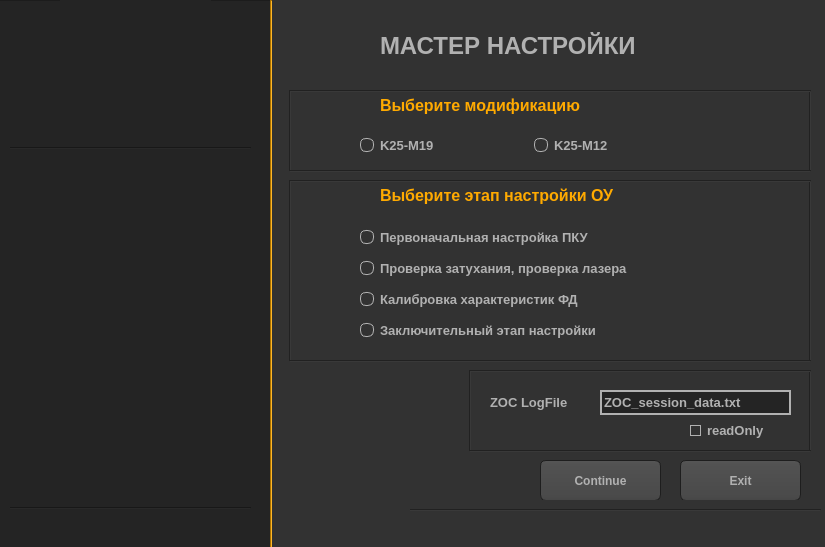
<?xml version="1.0" encoding="UTF-8"?>
<ui version="4.0">
 <class>MainWindow</class>
 <widget class="QMainWindow" name="MainWindow">
  <property name="enabled">
   <bool>true</bool>
  </property>
  <property name="geometry">
   <rect>
    <x>0</x>
    <y>0</y>
    <width>825</width>
    <height>547</height>
   </rect>
  </property>
  <property name="sizePolicy">
   <sizepolicy hsizetype="Preferred" vsizetype="Preferred">
    <horstretch>0</horstretch>
    <verstretch>0</verstretch>
   </sizepolicy>
  </property>
  <property name="minimumSize">
   <size>
    <width>825</width>
    <height>547</height>
   </size>
  </property>
  <property name="maximumSize">
   <size>
    <width>825</width>
    <height>547</height>
   </size>
  </property>
  <property name="font">
   <font>
    <family>Arial</family>
    <pointsize>10</pointsize>
    <weight>75</weight>
    <bold>true</bold>
   </font>
  </property>
  <property name="windowTitle">
   <string>EDFA AutoSetting</string>
  </property>
  <property name="styleSheet">
   <string notr="true"/>
  </property>
  <widget class="QWidget" name="centralwidget">
   <property name="styleSheet">
    <string notr="true">QWidget
{
    color: #b1b1b1;
    background-color: #323232;
}
QWidget:item:hover
{
    background-color: QLinearGradient( x1: 0, y1: 0, x2: 0, y2: 1, stop: 0 #ffa02f, stop: 1 #ca0619);
    color: #000000;
}

QWidget:item:selected
{
    background-color: QLinearGradient( x1: 0, y1: 0, x2: 0, y2: 1, stop: 0 #ffa02f, stop: 1 #d7801a);
}
QWidget:disabled
{
    color: #808080;
    background-color: #323232;
}
QScrollBar:vertical
{
      background: QLinearGradient( x1: 0, y1: 0, x2: 1, y2: 0, stop: 0.0 #121212, stop: 0.2 #282828, stop: 1 #484848);
      width: 14px;
      margin: 16px 0 16px 0;
      border: 1px solid #222222;
}

QScrollBar::handle:vertical
{
      background: QLinearGradient( x1: 0, y1: 0, x2: 0, y2: 1, stop: 0 #ffa02f, stop: 0.5 #d7801a, stop: 1 #ffa02f);
      min-height: 20px;
      border-radius: 2px;
}

QScrollBar::add-line:vertical
{
      border: 1px solid #1b1b19;
      border-radius: 2px;
      background: QLinearGradient( x1: 0, y1: 0, x2: 0, y2: 1, stop: 0 #ffa02f, stop: 1 #d7801a);
      height: 14px;
      subcontrol-position: bottom;
      subcontrol-origin: margin;
}

QScrollBar::sub-line:vertical
{
      border: 1px solid #1b1b19;
      border-radius: 2px;
      background: QLinearGradient( x1: 0, y1: 0, x2: 0, y2: 1, stop: 0 #d7801a, stop: 1 #ffa02f);
      height: 14px;
      subcontrol-position: top;
      subcontrol-origin: margin;
}

QScrollBar::up-arrow:vertical, QScrollBar::down-arrow:vertical
{
      border: 1px solid black;
      width: 1px;
      height: 1px;
      background: white;
}


QScrollBar::add-page:vertical, QScrollBar::sub-page:vertical
{
      background: none;
}
QLineEdit
{border: 2px solid #b1b1b1;

    background-color: #242424;
}
QLineEdit:focus
{
    border: 2px solid #ffaa00;
}

</string>
   </property>
   <widget class="QWidget" name="verticalLayoutWidget">
    <property name="geometry">
     <rect>
      <x>360</x>
      <y>220</y>
      <width>361</width>
      <height>131</height>
     </rect>
    </property>
    <layout class="QVBoxLayout" name="verticalLayout">
     <item>
      <widget class="QRadioButton" name="radioButton_2">
       <property name="font">
        <font>
         <family>Arial</family>
         <pointsize>10</pointsize>
         <weight>75</weight>
         <bold>true</bold>
        </font>
       </property>
       <property name="cursor">
        <cursorShape>PointingHandCursor</cursorShape>
       </property>
       <property name="styleSheet">
        <string notr="true">QRadioButton::indicator:checked, QRadioButton::indicator:unchecked{
    color: #b1b1b1;
    background-color: #323232;
    border: 1px solid #b1b1b1;
    border-radius: 6px;
}

QRadioButton::indicator:checked
{
    background-color: qradialgradient(
        cx: 0.5, cy: 0.5,
        fx: 0.5, fy: 0.5,
        radius: 1.0,
        stop: 0.25 #ffaa00,
        stop: 0.3 #323232
    );
}
QRadioButton::indicator
{
    border-radius: 6px;
}

QRadioButton::indicator:hover, QCheckBox::indicator:hover
{
    border: 1px solid #ffaa00;
}</string>
       </property>
       <property name="text">
        <string>Первоначальная настройка ПКУ</string>
       </property>
      </widget>
     </item>
     <item>
      <widget class="QRadioButton" name="radioButton_4">
       <property name="font">
        <font>
         <family>Arial</family>
         <pointsize>10</pointsize>
         <weight>75</weight>
         <bold>true</bold>
        </font>
       </property>
       <property name="cursor">
        <cursorShape>PointingHandCursor</cursorShape>
       </property>
       <property name="styleSheet">
        <string notr="true">QRadioButton::indicator:checked, QRadioButton::indicator:unchecked{
    color: #b1b1b1;
    background-color: #323232;
    border: 1px solid #b1b1b1;
    border-radius: 6px;
}

QRadioButton::indicator:checked
{
    background-color: qradialgradient(
        cx: 0.5, cy: 0.5,
        fx: 0.5, fy: 0.5,
        radius: 1.0,
        stop: 0.25 #ffaa00,
        stop: 0.3 #323232
    );
}
QRadioButton::indicator
{
    border-radius: 6px;
}

QRadioButton::indicator:hover, QCheckBox::indicator:hover
{
    border: 1px solid #ffaa00;
}</string>
       </property>
       <property name="text">
        <string>Проверка затухания, проверка лазера</string>
       </property>
      </widget>
     </item>
     <item>
      <widget class="QRadioButton" name="radioButton_3">
       <property name="font">
        <font>
         <family>Arial</family>
         <pointsize>10</pointsize>
         <weight>75</weight>
         <bold>true</bold>
        </font>
       </property>
       <property name="cursor">
        <cursorShape>PointingHandCursor</cursorShape>
       </property>
       <property name="styleSheet">
        <string notr="true">QRadioButton::indicator:checked, QRadioButton::indicator:unchecked{
    color: #b1b1b1;
    background-color: #323232;
    border: 1px solid #b1b1b1;
    border-radius: 6px;
}

QRadioButton::indicator:checked
{
    background-color: qradialgradient(
        cx: 0.5, cy: 0.5,
        fx: 0.5, fy: 0.5,
        radius: 1.0,
        stop: 0.25 #ffaa00,
        stop: 0.3 #323232
    );
}
QRadioButton::indicator
{
    border-radius: 6px;
}

QRadioButton::indicator:hover, QCheckBox::indicator:hover
{
    border: 1px solid #ffaa00;
}</string>
       </property>
       <property name="text">
        <string>Калибровка характеристик ФД</string>
       </property>
      </widget>
     </item>
     <item>
      <widget class="QRadioButton" name="radioButton">
       <property name="font">
        <font>
         <family>Arial</family>
         <pointsize>10</pointsize>
         <weight>75</weight>
         <bold>true</bold>
        </font>
       </property>
       <property name="cursor">
        <cursorShape>PointingHandCursor</cursorShape>
       </property>
       <property name="styleSheet">
        <string notr="true">QRadioButton::indicator:checked, QRadioButton::indicator:unchecked{
    color: #b1b1b1;
    background-color: #323232;
    border: 1px solid #b1b1b1;
    border-radius: 6px;
}

QRadioButton::indicator:checked
{
    background-color: qradialgradient(
        cx: 0.5, cy: 0.5,
        fx: 0.5, fy: 0.5,
        radius: 1.0,
        stop: 0.25 #ffaa00,
        stop: 0.3 #323232
    );
}
QRadioButton::indicator
{
    border-radius: 6px;
}

QRadioButton::indicator:hover, QCheckBox::indicator:hover
{
    border: 1px solid #ffaa00;
}</string>
       </property>
       <property name="text">
        <string>Заключительный этап настройки</string>
       </property>
      </widget>
     </item>
    </layout>
   </widget>
   <widget class="QLabel" name="label">
    <property name="geometry">
     <rect>
      <x>380</x>
      <y>90</y>
      <width>291</width>
      <height>31</height>
     </rect>
    </property>
    <property name="font">
     <font>
      <family>Arial</family>
      <pointsize>12</pointsize>
      <weight>75</weight>
      <bold>true</bold>
     </font>
    </property>
    <property name="styleSheet">
     <string notr="true">QLabel {
color:  #ffaa00
}</string>
    </property>
    <property name="text">
     <string>Выберите модификацию</string>
    </property>
   </widget>
   <widget class="QLabel" name="label_2">
    <property name="geometry">
     <rect>
      <x>380</x>
      <y>180</y>
      <width>321</width>
      <height>31</height>
     </rect>
    </property>
    <property name="font">
     <font>
      <family>Arial</family>
      <pointsize>12</pointsize>
      <weight>75</weight>
      <bold>true</bold>
     </font>
    </property>
    <property name="styleSheet">
     <string notr="true">QLabel {
color:  #ffaa00
}</string>
    </property>
    <property name="text">
     <string>Выберите этап настройки ОУ</string>
    </property>
   </widget>
   <widget class="QPushButton" name="pushButton">
    <property name="enabled">
     <bool>true</bool>
    </property>
    <property name="geometry">
     <rect>
      <x>540</x>
      <y>460</y>
      <width>121</width>
      <height>41</height>
     </rect>
    </property>
    <property name="font">
     <font>
      <family>Arial</family>
      <pointsize>-1</pointsize>
      <weight>75</weight>
      <bold>true</bold>
     </font>
    </property>
    <property name="cursor">
     <cursorShape>PointingHandCursor</cursorShape>
    </property>
    <property name="styleSheet">
     <string notr="true">QPushButton
{
    color: #b1b1b1;
    background-color: QLinearGradient( x1: 0, y1: 0, x2: 0, y2: 1, stop: 0 #565656, stop: 0.1 #525252, stop: 0.5 #4e4e4e, stop: 0.9 #4a4a4a, stop: 1 #464646);
    border-width: 1px;
    border-color: #1e1e1e;
    border-style: solid;
    border-radius: 6;
    padding: 3px;
    font-size: 12px;
    padding-left: 5px;
    padding-right: 5px;
    min-width: 40px;
}

QPushButton:pressed
{
    background-color: QLinearGradient( x1: 0, y1: 0, x2: 0, y2: 1, stop: 0 #2d2d20, stop: 0.1 #2b2b2b, stop: 0.5 #292929, stop: 0.9 #282828, stop: 1 #252525);
}
QPushButton:hover
{
    background-color: QLinearGradient( x1: 0, y1: 0, x2: 0, y2: 1, stop: 0 #2d2d20, stop: 0.1 #2b2b2b, stop: 0.3 #292929, stop: 0.6 #282828, stop: 1 #252525);
}</string>
    </property>
    <property name="text">
     <string>Continue</string>
    </property>
    <property name="checkable">
     <bool>false</bool>
    </property>
   </widget>
   <widget class="QPushButton" name="pushButton_2">
    <property name="geometry">
     <rect>
      <x>680</x>
      <y>460</y>
      <width>121</width>
      <height>41</height>
     </rect>
    </property>
    <property name="font">
     <font>
      <family>Arial</family>
      <pointsize>-1</pointsize>
      <weight>75</weight>
      <bold>true</bold>
     </font>
    </property>
    <property name="cursor">
     <cursorShape>PointingHandCursor</cursorShape>
    </property>
    <property name="styleSheet">
     <string notr="true">QPushButton
{
    color: #b1b1b1;
    background-color: QLinearGradient( x1: 0, y1: 0, x2: 0, y2: 1, stop: 0 #565656, stop: 0.1 #525252, stop: 0.5 #4e4e4e, stop: 0.9 #4a4a4a, stop: 1 #464646);
    border-width: 1px;
    border-color: #1e1e1e;
    border-style: solid;
    border-radius: 6;
    padding: 3px;
    font-size: 12px;
    padding-left: 5px;
    padding-right: 5px;
    min-width: 40px;
}

QPushButton:pressed
{
    background-color: QLinearGradient( x1: 0, y1: 0, x2: 0, y2: 1, stop: 0 #2d2d2d, stop: 0.1 #2b2b2b, stop: 0.5 #292929, stop: 0.9 #282828, stop: 1 #252525);
}
QPushButton:hover
{
    background-color: QLinearGradient( x1: 0, y1: 0, x2: 0, y2: 1, stop: 0 #2d2d20, stop: 0.1 #2b2b2b, stop: 0.3 #292929, stop: 0.6 #282828, stop: 1 #252525);
}</string>
    </property>
    <property name="text">
     <string>Exit</string>
    </property>
   </widget>
   <widget class="QWidget" name="horizontalLayoutWidget">
    <property name="geometry">
     <rect>
      <x>360</x>
      <y>130</y>
      <width>341</width>
      <height>31</height>
     </rect>
    </property>
    <layout class="QHBoxLayout" name="horizontalLayout">
     <item>
      <widget class="QRadioButton" name="radioButton_6">
       <property name="font">
        <font>
         <family>Arial</family>
         <pointsize>10</pointsize>
         <weight>75</weight>
         <bold>true</bold>
        </font>
       </property>
       <property name="cursor">
        <cursorShape>PointingHandCursor</cursorShape>
       </property>
       <property name="styleSheet">
        <string notr="true">QRadioButton::indicator:checked, QRadioButton::indicator:unchecked{
    color: #b1b1b1;
    background-color: #323232;
    border: 1px solid #b1b1b1;
    border-radius: 6px;
}

QRadioButton::indicator:checked
{
    background-color: qradialgradient(
        cx: 0.5, cy: 0.5,
        fx: 0.5, fy: 0.5,
        radius: 1.0,
        stop: 0.25 #ffaa00,
        stop: 0.3 #323232
    );
}
QRadioButton::indicator
{
    border-radius: 6px;
}

QRadioButton::indicator:hover, QCheckBox::indicator:hover
{
    border: 1px solid #ffaa00;
}</string>
       </property>
       <property name="text">
        <string>K25-M19</string>
       </property>
      </widget>
     </item>
     <item>
      <widget class="QRadioButton" name="radioButton_5">
       <property name="font">
        <font>
         <family>Arial</family>
         <pointsize>10</pointsize>
         <weight>75</weight>
         <bold>true</bold>
        </font>
       </property>
       <property name="cursor">
        <cursorShape>PointingHandCursor</cursorShape>
       </property>
       <property name="styleSheet">
        <string notr="true">QRadioButton::indicator:checked, QRadioButton::indicator:unchecked{
    color: #b1b1b1;
    background-color: #323232;
    border: 1px solid #b1b1b1;
    border-radius: 6px;
}

QRadioButton::indicator:checked
{
    background-color: qradialgradient(
        cx: 0.5, cy: 0.5,
        fx: 0.5, fy: 0.5,
        radius: 1.0,
        stop: 0.25 #ffaa00,
        stop: 0.3 #323232
    );
}
QRadioButton::indicator
{
    border-radius: 6px;
}

QRadioButton::indicator:hover, QCheckBox::indicator:hover
{
    border: 1px solid #ffaa00;
}</string>
       </property>
       <property name="text">
        <string>K25-M12</string>
       </property>
      </widget>
     </item>
    </layout>
   </widget>
   <widget class="QPlainTextEdit" name="plainTextEdit_2">
    <property name="geometry">
     <rect>
      <x>10</x>
      <y>160</y>
      <width>251</width>
      <height>341</height>
     </rect>
    </property>
    <property name="sizePolicy">
     <sizepolicy hsizetype="Preferred" vsizetype="Expanding">
      <horstretch>0</horstretch>
      <verstretch>0</verstretch>
     </sizepolicy>
    </property>
    <property name="font">
     <font>
      <family>Arial</family>
      <pointsize>10</pointsize>
      <weight>50</weight>
      <italic>true</italic>
      <bold>false</bold>
     </font>
    </property>
    <property name="cursor" stdset="0">
     <cursorShape>ArrowCursor</cursorShape>
    </property>
    <property name="styleSheet">
     <string notr="true">QPlainTextEdit
{
    background-color: #242424;
border:#242424
}
</string>
    </property>
    <property name="verticalScrollBarPolicy">
     <enum>Qt::ScrollBarAsNeeded</enum>
    </property>
    <property name="sizeAdjustPolicy">
     <enum>QAbstractScrollArea::AdjustIgnored</enum>
    </property>
    <property name="readOnly">
     <bool>true</bool>
    </property>
    <property name="backgroundVisible">
     <bool>false</bool>
    </property>
    <property name="centerOnScroll">
     <bool>false</bool>
    </property>
    <property name="placeholderText">
     <string/>
    </property>
   </widget>
   <widget class="Line" name="line">
    <property name="geometry">
     <rect>
      <x>290</x>
      <y>170</y>
      <width>521</width>
      <height>2</height>
     </rect>
    </property>
    <property name="styleSheet">
     <string notr="true"/>
    </property>
    <property name="orientation">
     <enum>Qt::Horizontal</enum>
    </property>
   </widget>
   <widget class="Line" name="line_2">
    <property name="geometry">
     <rect>
      <x>10</x>
      <y>140</y>
      <width>241</width>
      <height>16</height>
     </rect>
    </property>
    <property name="styleSheet">
     <string notr="true">
    background-color: #242424;
</string>
    </property>
    <property name="orientation">
     <enum>Qt::Horizontal</enum>
    </property>
   </widget>
   <widget class="QLabel" name="label_3">
    <property name="geometry">
     <rect>
      <x>60</x>
      <y>0</y>
      <width>151</width>
      <height>141</height>
     </rect>
    </property>
    <property name="styleSheet">
     <string notr="true">background-image: url(:/newPrefix/icon160.png);
background-color: #242424;
</string>
    </property>
    <property name="text">
     <string/>
    </property>
   </widget>
   <widget class="QPlainTextEdit" name="plainTextEdit">
    <property name="geometry">
     <rect>
      <x>-10</x>
      <y>0</y>
      <width>281</width>
      <height>551</height>
     </rect>
    </property>
    <property name="font">
     <font>
      <family>Arial</family>
      <pointsize>10</pointsize>
      <weight>50</weight>
      <italic>true</italic>
      <bold>false</bold>
     </font>
    </property>
    <property name="cursor" stdset="0">
     <cursorShape>ArrowCursor</cursorShape>
    </property>
    <property name="styleSheet">
     <string notr="true">QPlainTextEdit
{
    background-color: #242424;
	border-right-color: rgb(255, 170, 0);
}
QPlainTextEdit:pressed
{

}
</string>
    </property>
    <property name="lineWidth">
     <number>1</number>
    </property>
    <property name="readOnly">
     <bool>true</bool>
    </property>
    <property name="backgroundVisible">
     <bool>false</bool>
    </property>
    <property name="placeholderText">
     <string/>
    </property>
   </widget>
   <widget class="Line" name="line_3">
    <property name="geometry">
     <rect>
      <x>270</x>
      <y>0</y>
      <width>2</width>
      <height>550</height>
     </rect>
    </property>
    <property name="styleSheet">
     <string notr="true">background-color: #ffaa00
</string>
    </property>
    <property name="orientation">
     <enum>Qt::Vertical</enum>
    </property>
   </widget>
   <widget class="QWidget" name="horizontalLayoutWidget_2">
    <property name="geometry">
     <rect>
      <x>570</x>
      <y>510</y>
      <width>261</width>
      <height>41</height>
     </rect>
    </property>
    <layout class="QHBoxLayout" name="horizontalLayout_2">
     <property name="spacing">
      <number>40</number>
     </property>
     <item>
      <widget class="QLabel" name="label_5">
       <property name="font">
        <font>
         <family>Arial</family>
        </font>
       </property>
       <property name="text">
        <string/>
       </property>
      </widget>
     </item>
     <item>
      <widget class="QLabel" name="label_4">
       <property name="font">
        <font>
         <family>Arial</family>
        </font>
       </property>
       <property name="text">
        <string/>
       </property>
      </widget>
     </item>
    </layout>
   </widget>
   <widget class="QLabel" name="label_6">
    <property name="geometry">
     <rect>
      <x>10</x>
      <y>510</y>
      <width>101</width>
      <height>31</height>
     </rect>
    </property>
    <property name="font">
     <font>
      <family>Arial</family>
      <pointsize>8</pointsize>
      <weight>50</weight>
      <bold>false</bold>
     </font>
    </property>
    <property name="styleSheet">
     <string notr="true">    background-color: #242424;
border:#242424</string>
    </property>
    <property name="text">
     <string/>
    </property>
   </widget>
   <widget class="Line" name="line_4">
    <property name="geometry">
     <rect>
      <x>10</x>
      <y>500</y>
      <width>241</width>
      <height>16</height>
     </rect>
    </property>
    <property name="styleSheet">
     <string notr="true">
    background-color: #242424;
</string>
    </property>
    <property name="orientation">
     <enum>Qt::Horizontal</enum>
    </property>
   </widget>
   <widget class="Line" name="line_5">
    <property name="geometry">
     <rect>
      <x>410</x>
      <y>500</y>
      <width>411</width>
      <height>20</height>
     </rect>
    </property>
    <property name="styleSheet">
     <string notr="true">
 background-color: #323232;
</string>
    </property>
    <property name="orientation">
     <enum>Qt::Horizontal</enum>
    </property>
   </widget>
   <widget class="QLineEdit" name="lineEdit_4">
    <property name="geometry">
     <rect>
      <x>600</x>
      <y>390</y>
      <width>191</width>
      <height>25</height>
     </rect>
    </property>
    <property name="font">
     <font>
      <family>Arial</family>
      <pointsize>10</pointsize>
      <weight>75</weight>
      <bold>true</bold>
     </font>
    </property>
    <property name="text">
     <string>ZOC_session_data.txt</string>
    </property>
    <property name="placeholderText">
     <string/>
    </property>
   </widget>
   <widget class="QLabel" name="label_7">
    <property name="geometry">
     <rect>
      <x>490</x>
      <y>390</y>
      <width>101</width>
      <height>25</height>
     </rect>
    </property>
    <property name="font">
     <font>
      <family>Arial</family>
      <pointsize>10</pointsize>
      <weight>75</weight>
      <bold>true</bold>
     </font>
    </property>
    <property name="text">
     <string>ZOC LogFile</string>
    </property>
   </widget>
   <widget class="QCheckBox" name="checkBox">
    <property name="geometry">
     <rect>
      <x>690</x>
      <y>420</y>
      <width>111</width>
      <height>20</height>
     </rect>
    </property>
    <property name="autoFillBackground">
     <bool>false</bool>
    </property>
    <property name="styleSheet">
     <string notr="true">QRadioButton::indicator:checked, QRadioButton::indicator:unchecked{
    color: #b1b1b1;
    background-color: #323232;
    border: 1px solid #b1b1b1;
    border-radius: 6px;
}

QRadioButton::indicator:checked
{
    background-color: qradialgradient(
        cx: 0.5, cy: 0.5,
        fx: 0.5, fy: 0.5,
        radius: 1.0,
        stop: 0.25 #ffaa00,
        stop: 0.3 #323232
    );
}

QCheckBox::indicator{
    color: #b1b1b1;
    background-color: #323232;
    border: 1px solid #b1b1b1;
    width: 9px;
    height: 9px;
}

QRadioButton::indicator
{
    border-radius: 6px;
}

QRadioButton::indicator:hover, QCheckBox::indicator:hover
{
    border: 1px solid #ffaa00;
}
QCheckBox::indicator:checked
{
    image:url(C:/Users/danil/OneDrive/Рабочий стол/test/pictures/checkbox.png);
}
QCheckBox::indicator:disabled, QRadioButton::indicator:disabled
{
    border: 1px solid #444;
}
</string>
    </property>
    <property name="text">
     <string>readOnly</string>
    </property>
   </widget>
   <widget class="Line" name="line_7">
    <property name="geometry">
     <rect>
      <x>460</x>
      <y>370</y>
      <width>20</width>
      <height>81</height>
     </rect>
    </property>
    <property name="orientation">
     <enum>Qt::Vertical</enum>
    </property>
   </widget>
   <widget class="Line" name="line_8">
    <property name="geometry">
     <rect>
      <x>470</x>
      <y>370</y>
      <width>341</width>
      <height>2</height>
     </rect>
    </property>
    <property name="styleSheet">
     <string notr="true">
 background-color: #323232;
</string>
    </property>
    <property name="orientation">
     <enum>Qt::Horizontal</enum>
    </property>
   </widget>
   <widget class="Line" name="line_9">
    <property name="geometry">
     <rect>
      <x>800</x>
      <y>370</y>
      <width>20</width>
      <height>81</height>
     </rect>
    </property>
    <property name="orientation">
     <enum>Qt::Vertical</enum>
    </property>
   </widget>
   <widget class="Line" name="line_10">
    <property name="geometry">
     <rect>
      <x>280</x>
      <y>90</y>
      <width>20</width>
      <height>81</height>
     </rect>
    </property>
    <property name="orientation">
     <enum>Qt::Vertical</enum>
    </property>
   </widget>
   <widget class="Line" name="line_11">
    <property name="geometry">
     <rect>
      <x>800</x>
      <y>90</y>
      <width>20</width>
      <height>81</height>
     </rect>
    </property>
    <property name="orientation">
     <enum>Qt::Vertical</enum>
    </property>
   </widget>
   <widget class="Line" name="line_12">
    <property name="geometry">
     <rect>
      <x>290</x>
      <y>90</y>
      <width>521</width>
      <height>2</height>
     </rect>
    </property>
    <property name="styleSheet">
     <string notr="true"/>
    </property>
    <property name="orientation">
     <enum>Qt::Horizontal</enum>
    </property>
   </widget>
   <widget class="Line" name="line_13">
    <property name="geometry">
     <rect>
      <x>290</x>
      <y>180</y>
      <width>521</width>
      <height>2</height>
     </rect>
    </property>
    <property name="styleSheet">
     <string notr="true"/>
    </property>
    <property name="orientation">
     <enum>Qt::Horizontal</enum>
    </property>
   </widget>
   <widget class="Line" name="line_14">
    <property name="geometry">
     <rect>
      <x>280</x>
      <y>180</y>
      <width>20</width>
      <height>181</height>
     </rect>
    </property>
    <property name="orientation">
     <enum>Qt::Vertical</enum>
    </property>
   </widget>
   <widget class="Line" name="line_15">
    <property name="geometry">
     <rect>
      <x>290</x>
      <y>360</y>
      <width>521</width>
      <height>2</height>
     </rect>
    </property>
    <property name="styleSheet">
     <string notr="true"/>
    </property>
    <property name="orientation">
     <enum>Qt::Horizontal</enum>
    </property>
   </widget>
   <widget class="Line" name="line_16">
    <property name="geometry">
     <rect>
      <x>800</x>
      <y>180</y>
      <width>20</width>
      <height>181</height>
     </rect>
    </property>
    <property name="orientation">
     <enum>Qt::Vertical</enum>
    </property>
   </widget>
   <widget class="Line" name="line_17">
    <property name="geometry">
     <rect>
      <x>470</x>
      <y>450</y>
      <width>341</width>
      <height>2</height>
     </rect>
    </property>
    <property name="styleSheet">
     <string notr="true">
 background-color: #323232;
</string>
    </property>
    <property name="orientation">
     <enum>Qt::Horizontal</enum>
    </property>
   </widget>
   <widget class="QLabel" name="label_8">
    <property name="geometry">
     <rect>
      <x>380</x>
      <y>30</y>
      <width>381</width>
      <height>31</height>
     </rect>
    </property>
    <property name="font">
     <font>
      <family>Arial</family>
      <pointsize>18</pointsize>
      <weight>75</weight>
      <bold>true</bold>
     </font>
    </property>
    <property name="styleSheet">
     <string notr="true">QLabel {
color:  #b1b1b1
}</string>
    </property>
    <property name="text">
     <string>МАСТЕР НАСТРОЙКИ</string>
    </property>
   </widget>
   <zorder>line_9</zorder>
   <zorder>line_16</zorder>
   <zorder>line_14</zorder>
   <zorder>line_11</zorder>
   <zorder>line_10</zorder>
   <zorder>plainTextEdit</zorder>
   <zorder>verticalLayoutWidget</zorder>
   <zorder>label</zorder>
   <zorder>label_2</zorder>
   <zorder>pushButton</zorder>
   <zorder>pushButton_2</zorder>
   <zorder>horizontalLayoutWidget</zorder>
   <zorder>plainTextEdit_2</zorder>
   <zorder>line</zorder>
   <zorder>line_2</zorder>
   <zorder>label_3</zorder>
   <zorder>line_3</zorder>
   <zorder>horizontalLayoutWidget_2</zorder>
   <zorder>label_6</zorder>
   <zorder>line_4</zorder>
   <zorder>line_5</zorder>
   <zorder>lineEdit_4</zorder>
   <zorder>label_7</zorder>
   <zorder>checkBox</zorder>
   <zorder>line_7</zorder>
   <zorder>line_8</zorder>
   <zorder>line_12</zorder>
   <zorder>line_13</zorder>
   <zorder>line_15</zorder>
   <zorder>line_17</zorder>
   <zorder>label_8</zorder>
  </widget>
 </widget>
 <resources>
  <include location="pictures/icon.qrc"/>
 </resources>
 <connections/>
</ui>
